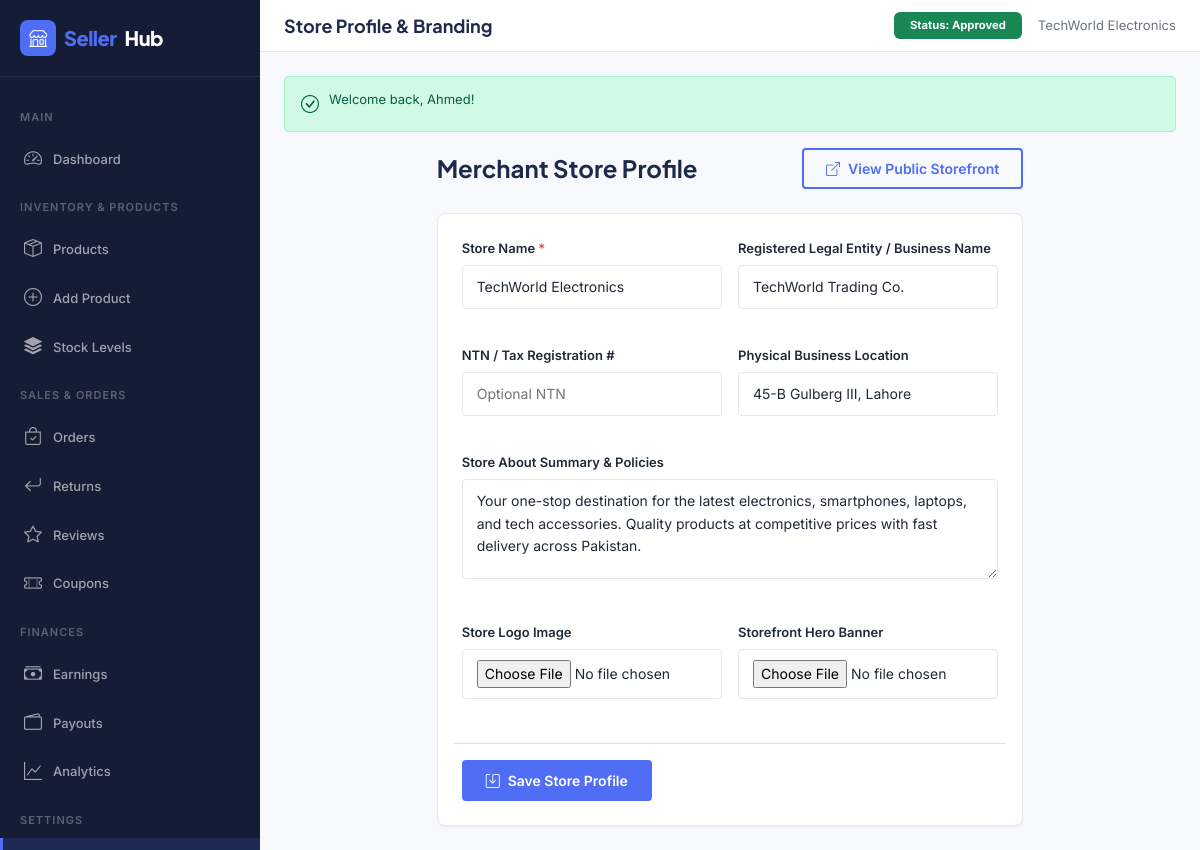
/seller/store-settings.php (signed in), run on the app's committed database.
### tables this page shows
CREATE TABLE `seller_profiles` (
    `user_id` INT UNSIGNED NOT NULL PRIMARY KEY,
    `store_name` VARCHAR(150) NOT NULL,
    `store_slug` VARCHAR(150) NOT NULL,
    `store_description` TEXT NULL,
    `store_logo` VARCHAR(255) NULL,
    `store_banner` VARCHAR(255) NULL,
    `business_name` VARCHAR(200) NOT NULL,
    `business_address` TEXT NOT NULL,
    `tax_id` VARCHAR(100) NULL,
    `commission_rate` DECIMAL(5,2) NULL COMMENT 'Vendor specific commission override percentage',
    `status` ENUM('pending', 'approved', 'rejected', 'suspended') NOT NULL DEFAULT 'pending',
    `approved_at` DATETIME NULL,
    `rejection_reason` TEXT NULL,
    `suspension_reason` TEXT NULL,
    `rating_avg` DECIMAL(3,2) NOT NULL DEFAULT 0.00,
    `total_sales` INT UNSIGNED NOT NULL DEFAULT 0,
    `verified` BOOLEAN NOT NULL DEFAULT FALSE,
    `created_at` DATETIME NOT NULL DEFAULT CURRENT_TIMESTAMP,
    `updated_at` DATETIME NOT NULL DEFAULT CURRENT_TIMESTAMP ON UPDATE CURRENT_TIMESTAMP,
    CONSTRAINT `chk_seller_commission` CHECK (`commission_rate` IS NULL OR (`commission_rate` >= 0.00 AND `commission_rate` <= 100.00)),
    CONSTRAINT `chk_seller_rating` CHECK (`rating_avg` >= 0.00 AND `rating_avg` <= 5.00),
    UNIQUE KEY `uq_seller_store_slug` (`store_slug`),
    KEY `idx_seller_status` (`status`),
    KEY `idx_seller_verified` (`verified`),
    KEY `idx_seller_rating` (`rating_avg`),
    CONSTRAINT `fk_seller_profiles_user` FOREIGN KEY (`user_id`) 
        REFERENCES `users` (`id`) ON DELETE CASCADE ON UPDATE CASCADE
);

### includes/functions.php (called while the page is built, shortened)
<?php
if (!function_exists('e')) {
    function e(?string $string): string
    {
        return htmlspecialchars((string) ($string ?? ''), ENT_QUOTES | ENT_SUBSTITUTE, 'UTF-8');
    }
}
if (!function_exists('url')) {
    function url(string $path = ''): string
    {
        $base = defined('APP_URL') ? rtrim(APP_URL, '/') : '';
        $path = ltrim($path, '/');
        return $path === '' ? $base : $base . '/' . $path;
    }
}
if (!function_exists('asset')) {
    function asset(string $path = ''): string
    {
        $path = trim($path);
        $path = ltrim($path, '/');
        if (!str_starts_with($path, 'assets/')) {
            $path = 'assets/' . $path;
        }
        return url($path);
    }
}
if (!function_exists('get_flash')) {
    function get_flash(string $key, mixed $default = null): mixed
    {
        if (isset($_SESSION['_flash'][$key])) {
            $value = $_SESSION['_flash'][$key];
            return $value;
        }
        return $default;
    }
}

### includes/auth.php (called while the page is built, shortened)
<?php
if (!function_exists('get_current_user_id')) {
    function get_current_user_id(): ?int
    {
        return isset($_SESSION['user_id']) ? (int) $_SESSION['user_id'] : null;
    }
}

### seller/store-settings.php (the view, shortened to what this page needs)
<?php
$page_title = 'Store Profile & Branding';
$current_page = 'store-settings';
require_once __DIR__ . '/header.php';
?>
<div class="row justify-content-center">
    <div class="col-lg-8">
        <div class="d-flex justify-content-between align-items-center mb-4">
            <h4 class="mb-0">Merchant Store Profile</h4>
            <a href="<?php echo url('/seller-store.php?id=' . $seller_id); ?>" target="_blank" class="btn btn-ss-outline btn-sm">
                <i class="bi bi-box-arrow-up-right"></i> View Public Storefront
            </a>
        </div>
        <div class="ss-card p-4">
            <form action="<?php echo url('/seller/store-settings.php'); ?>" method="POST" enctype="multipart/form-data">
                <div class="row g-3">
                    <div class="col-md-6 ss-form-group">
                        <label for="store_name">Store Name <span class="required">*</span></label>
                        <input type="text" id="store_name" name="store_name" class="ss-form-control" required value="<?php echo e($seller['store_name'] ?? ''); ?>">
                    </div>
                    <div class="col-md-6 ss-form-group">
                        <label for="business_name">Registered Legal Entity / Business Name</label>
                        <input type="text" id="business_name" name="business_name" class="ss-form-control" value="<?php echo e($seller['business_name'] ?? ''); ?>">
                    </div>
                    <div class="col-md-6 ss-form-group">
                        <label for="tax_id">NTN / Tax Registration #</label>
                        <input type="text" id="tax_id" name="tax_id" class="ss-form-control" value="<?php echo e($seller['tax_id'] ?? ''); ?>" placeholder="Optional NTN">
                    </div>
                    <div class="col-md-6 ss-form-group">
                        <label for="business_address">Physical Business Location</label>
                        <input type="text" id="business_address" name="business_address" class="ss-form-control" value="<?php echo e($seller['business_address'] ?? ''); ?>">
                    </div>
                    <div class="col-12 ss-form-group">
                        <label for="store_description">Store About Summary & Policies</label>
                        <textarea id="store_description" name="store_description" rows="3" class="ss-form-control"><?php echo e($seller['store_description'] ?? ''); ?></textarea>
                    </div>
                    <div class="col-md-6 ss-form-group">
                        <label for="store_logo">Store Logo Image</label>
                        <input type="file" id="store_logo" name="store_logo" class="ss-form-control ss-file-upload" accept="image/*">
                    </div>
                    <div class="col-md-6 ss-form-group">
                        <label for="store_banner">Storefront Hero Banner</label>
                        <input type="file" id="store_banner" name="store_banner" class="ss-form-control ss-file-upload" accept="image/*">
                    </div>
                    <div class="col-12 mt-4 pt-3 border-top">
                        <button type="submit" class="btn btn-ss-primary px-4">
                            <i class="bi bi-save"></i> Save Store Profile
                        </button>
                    </div>
                </div>
            </form>
        </div>
    </div>
</div>
<?php require_once __DIR__ . '/footer.php'; ?>

### seller/header.php (shortened to what this page needs)
<?php
require_once __DIR__ . '/../includes/functions.php';
require_once __DIR__ . '/../includes/auth.php';
$seller_id = get_current_user_id();
$db = get_db();
$stmt = $db->prepare("SELECT sp.*, u.first_name, u.last_name, u.email FROM seller_profiles sp
                      JOIN users u ON sp.user_id = u.id
                      WHERE sp.user_id = ? LIMIT 1");
$stmt->execute([$seller_id]);
$seller = $stmt->fetch();
$current_page = $current_page ?? 'dashboard';
?>
<!DOCTYPE html>
<html lang="en">
<head>
    <link href="https://cdn.jsdelivr.net/npm/bootstrap@5.3.3/dist/css/bootstrap.min.css" rel="stylesheet">
    <link href="https://cdn.jsdelivr.net/npm/bootstrap-icons@1.11.3/font/bootstrap-icons.min.css" rel="stylesheet">
    <link href="<?php echo asset('css/style.css'); ?>" rel="stylesheet">
</head>
<body>
<div class="ss-dashboard">
    <aside class="ss-sidebar">
        <div class="ss-sidebar-header">
            <a href="<?php echo url('/seller/dashboard.php'); ?>" class="ss-logo">
                <div class="ss-logo-icon"><i class="bi bi-shop"></i></div>
                <span>Seller</span>Hub
            </a>
        </div>
        <div class="ss-sidebar-nav">
            <div class="nav-section">Main</div>
            <a href="<?php echo url('/seller/dashboard.php'); ?>" class="nav-link <?php echo $current_page === 'dashboard' ? 'active' : ''; ?>">
                <i class="bi bi-speedometer2"></i> Dashboard
            </a>
            <div class="nav-section">Inventory & Products</div>
            <a href="<?php echo url('/seller/products.php'); ?>" class="nav-link <?php echo $current_page === 'products' ? 'active' : ''; ?>">
                <i class="bi bi-box-seam"></i> Products
            </a>
            <a href="<?php echo url('/seller/add-product.php'); ?>" class="nav-link <?php echo $current_page === 'add-product' ? 'active' : ''; ?>">
                <i class="bi bi-plus-circle"></i> Add Product
            </a>
            <a href="<?php echo url('/seller/inventory.php'); ?>" class="nav-link <?php echo $current_page === 'inventory' ? 'active' : ''; ?>">
                <i class="bi bi-stack"></i> Stock Levels
            </a>
            <div class="nav-section">Sales & Orders</div>
            <a href="<?php echo url('/seller/orders.php'); ?>" class="nav-link <?php echo $current_page === 'orders' ? 'active' : ''; ?>">
                <i class="bi bi-bag-check"></i> Orders
            </a>
            <a href="<?php echo url('/seller/returns.php'); ?>" class="nav-link <?php echo $current_page === 'returns' ? 'active' : ''; ?>">
                <i class="bi bi-arrow-return-left"></i> Returns
            </a>
            <a href="<?php echo url('/seller/reviews.php'); ?>" class="nav-link <?php echo $current_page === 'reviews' ? 'active' : ''; ?>">
                <i class="bi bi-star"></i> Reviews
            </a>
            <a href="<?php echo url('/seller/coupons.php'); ?>" class="nav-link <?php echo $current_page === 'coupons' ? 'active' : ''; ?>">
                <i class="bi bi-ticket-perforated"></i> Coupons
            </a>
            <div class="nav-section">Finances</div>
            <a href="<?php echo url('/seller/earnings.php'); ?>" class="nav-link <?php echo $current_page === 'earnings' ? 'active' : ''; ?>">
                <i class="bi bi-cash-stack"></i> Earnings
            </a>
            <a href="<?php echo url('/seller/payouts.php'); ?>" class="nav-link <?php echo $current_page === 'payouts' ? 'active' : ''; ?>">
                <i class="bi bi-wallet2"></i> Payouts
            </a>
            <a href="<?php echo url('/seller/analytics.php'); ?>" class="nav-link <?php echo $current_page === 'analytics' ? 'active' : ''; ?>">
                <i class="bi bi-graph-up"></i> Analytics
            </a>
            <div class="nav-section">Settings</div>
            <a href="<?php echo url('/seller/store-settings.php'); ?>" class="nav-link <?php echo $current_page === 'store-settings' ? 'active' : ''; ?>">
            </a>
        </div>
    </aside>
    <main class="ss-main-content">
        <header class="ss-topbar">
            <div class="ss-topbar-left">
                <h1 class="ss-page-title"><?php echo e($page_title ?? 'Seller Portal'); ?></h1>
            </div>
            <div class="ss-topbar-right">
                <span class="badge <?php echo ($seller['status'] ?? '') === 'approved' ? 'bg-success' : 'bg-warning text-dark'; ?> px-3 py-2">
                    Status: <?php echo ucfirst($seller['status'] ?? 'Pending'); ?>
                </span>
                <span class="text-ss-muted small d-none d-md-inline">
                    <?php echo e($seller['store_name'] ?? 'My Store'); ?>
                </span>
            </div>
        </header>
        <div class="ss-dashboard-content">
            <?php
            $flash_success = get_flash('success');
            if ($flash_success): ?>
                <div class="ss-alert ss-alert-success"><i class="bi bi-check-circle"></i> <?php echo e($flash_success); ?></div>
            <?php endif; ?>

### data on the page
seller_profiles: status "Approved", store_name "TechWorld Electronics", business_name "TechWorld Trading Co.", business_address "45-B Gulberg III, Lahore", store_description "Your one-stop destination for the latest electronics, smartphones, laptops, and tech accessories. Quality products at competitive prices with fast delivery across Pakistan."

### other printed values
$page_title "Store Profile & Branding"
$flash_success "Welcome back, Ahmed!"
